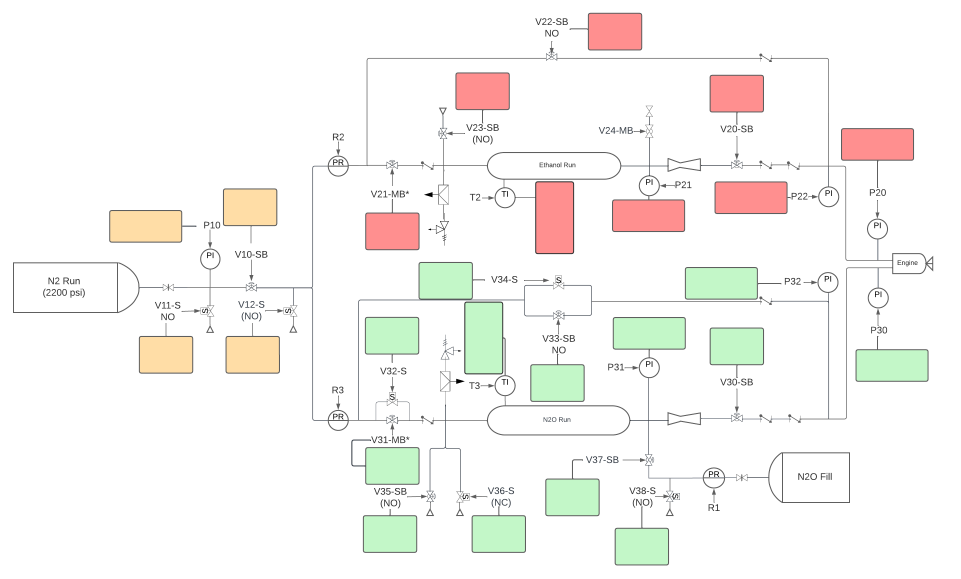
#> input picture gui/pid.png, 2883 x 1735 px (shown at 1/3 size)
$ python display.py
#> lines starting #> are read from the running program, lines starting #| are printed output that depends on the picture
import matplotlib.pyplot as plt
import matplotlib.image as mpimg
from PIL import Image
import numpy as np

# Load and resize the image
image_path = "pid.png"
img = Image.open(image_path)
#> img is the input picture: PIL image 2883x1735 RGBA; mean R, G, B, A 247.8, 246.4, 243.5, 255
img_resized = img.resize((1280, 720), Image.LANCZOS)
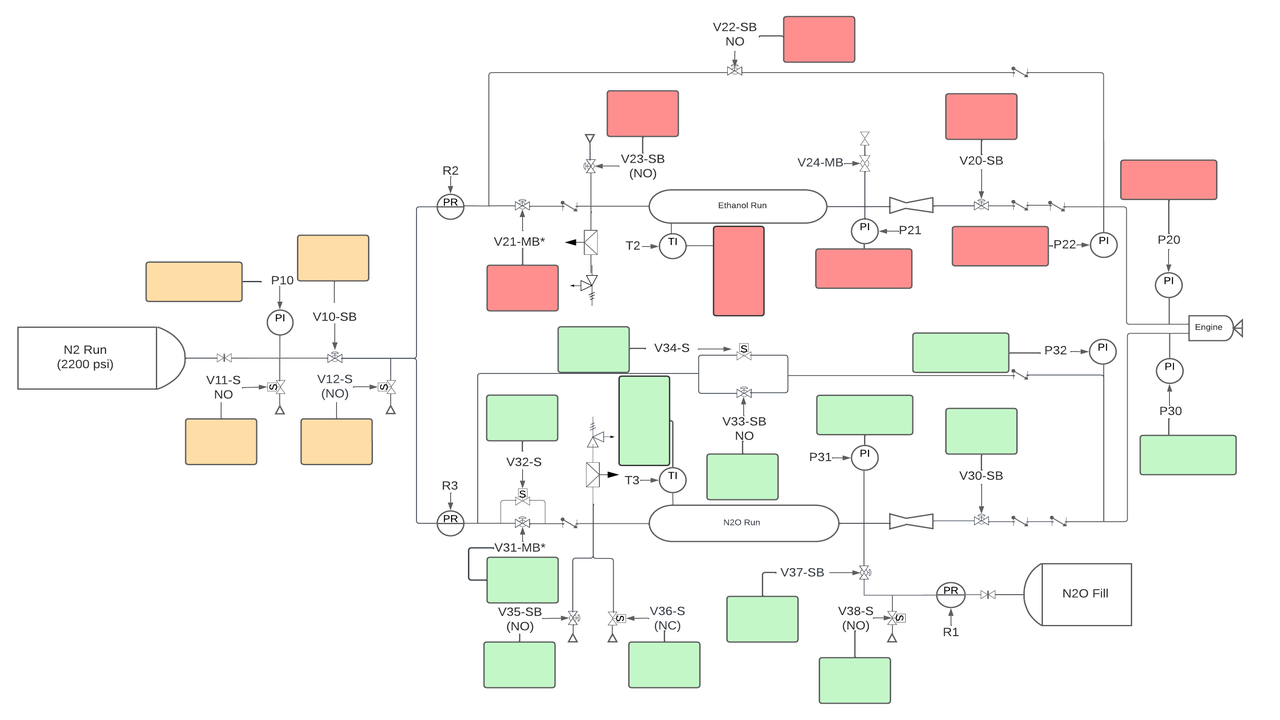
#> img_resized: PIL image 1280x720 RGBA; mean R, G, B, A 247.5, 246.1, 243.2, 255

# Convert resized image to array for matplotlib
img_resized_array = np.array(img_resized)

# Display the image
plt.figure(figsize=(12.8, 7.2))  # Size in inches (1280x720 pixels)
plt.imshow(img_resized_array)
plt.axis('on')  # Show axes to help determine coordinates
plt.show()
